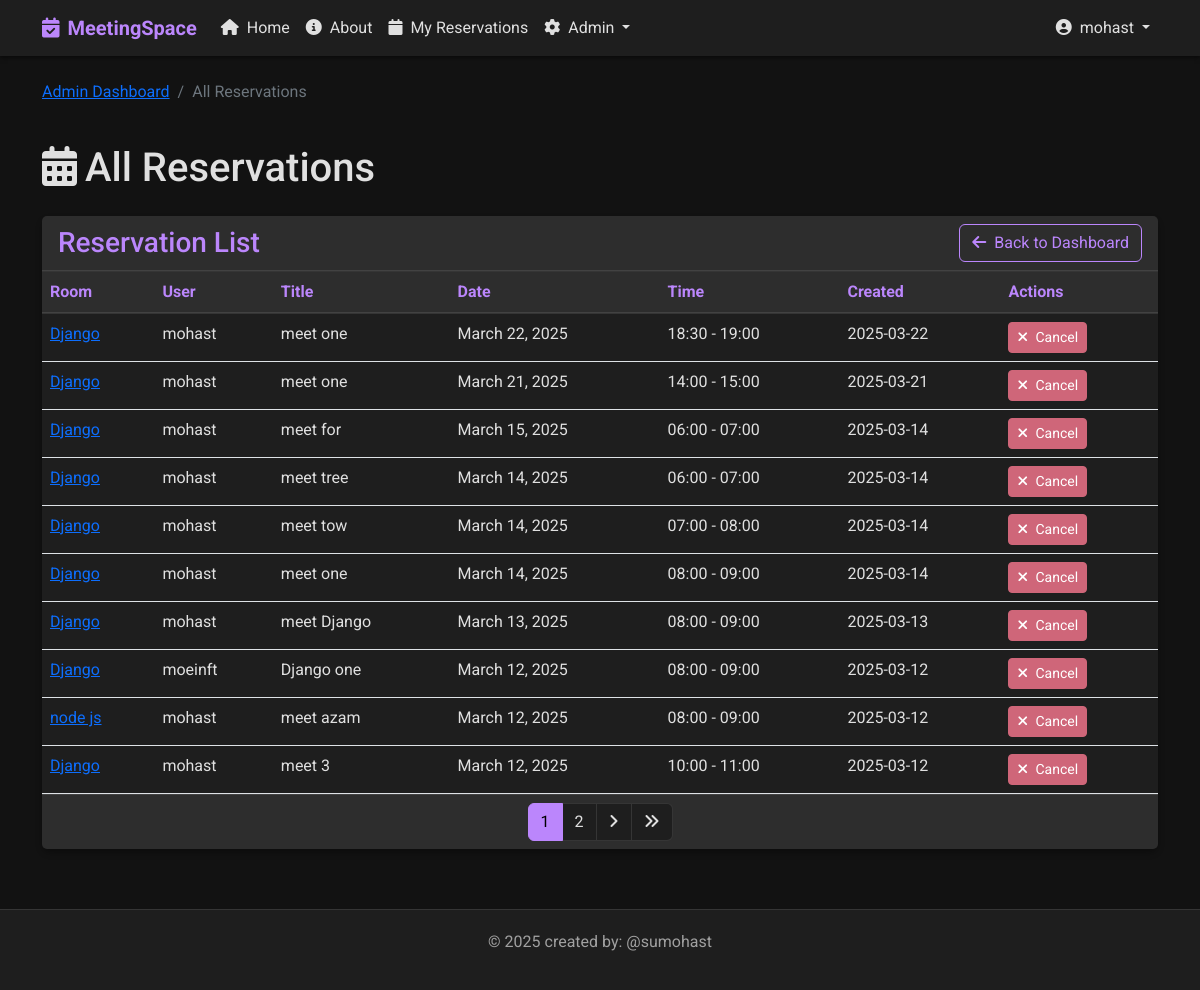
Before: /admin-reservations/ (signed in) with the older database file.
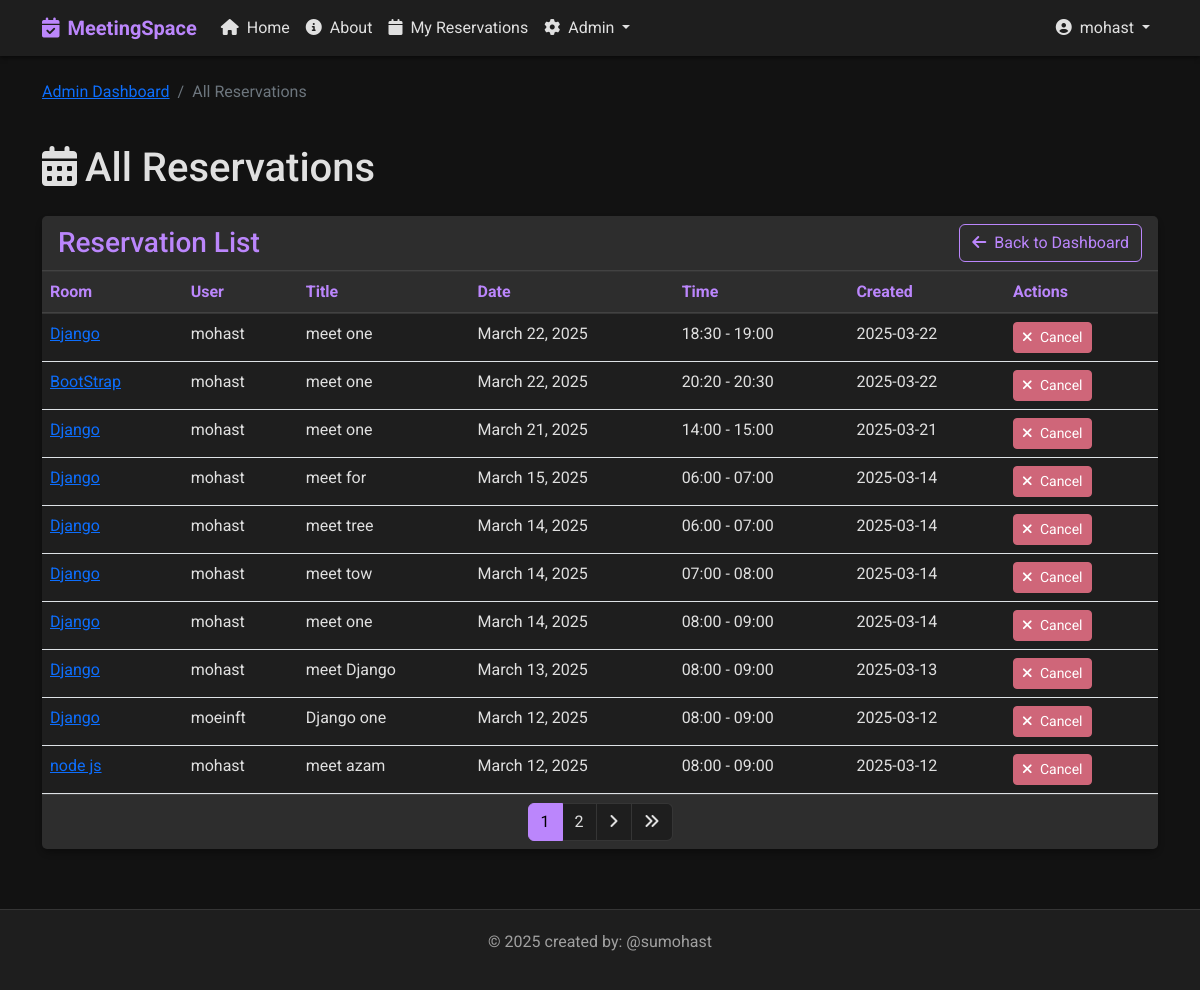
After: the same page with the newer database file.
### base/models.py (models this page shows, shortened)
class Reservation(models.Model):
    participant_count = models.IntegerField(default=1, help_text="Number of participants")
    room = models.ForeignKey(Room, on_delete=models.CASCADE)
    user = models.ForeignKey(User, on_delete=models.CASCADE)
    title = models.CharField(max_length=200)
    description = models.TextField(null=True, blank=True)
    date = models.DateField()
    start_time = models.TimeField()
    end_time = models.TimeField()
    participants_emails = models.TextField(null=True, blank=True,
                                          help_text="Enter email addresses separated by commas")
    reminder_sent = models.BooleanField(default=False) # this field is used to track if a reminder has been sent for this reservation
    created = models.DateTimeField(auto_now_add=True)
    updated = models.DateTimeField(auto_now=True)
    class Meta:
        ordering = ['date', 'start_time']
        constraints = [
            models.UniqueConstraint(
                fields=['room', 'date', 'start_time'],
                name='unique_reservation'
            )
        ]

class Room(models.Model):
    name = models.CharField(max_length=100)
    capacity = models.IntegerField(default=10)
    has_projector = models.BooleanField(default=False)
    has_whiteboard = models.BooleanField(default=False)
    has_video_conference = models.BooleanField(default=False)
    description = models.TextField(null=True, blank=True)
    created = models.DateTimeField(auto_now_add=True)
    updated = models.DateTimeField(auto_now=True)
    class Meta: # this class is used to define metadata for the model , for example when we want to sort the rooms by name
        ordering = ['name']

### base/views.py (the view)
# urls.py: path('admin-reservations/', views.admin_reservations, name="admin-reservations"),
@login_required
@staff_member_required
def admin_reservations(request):
    reservations_list = Reservation.objects.all().order_by('-date', 'start_time')
    paginator = Paginator(reservations_list, 10)  # Show 10 reservations per page
    page = request.GET.get('page')
    try:
        reservations = paginator.page(page)
    except PageNotAnInteger:
        reservations = paginator.page(1)
    except EmptyPage:
        reservations = paginator.page(paginator.num_pages)
    context = {
        'reservations': reservations,
    }
    return render(request, 'base/admin_reservations.html', context)

### templates/base/admin_reservations.html (shortened to what this page needs)
{% extends 'main.html' %}
{% load static %}
{% block content %}
<div class="row mb-4">
    <div class="col-12">
        <nav aria-label="breadcrumb">
            <ol class="breadcrumb">
                <li class="breadcrumb-item"><a href="{% url 'admin-dashboard' %}">Admin Dashboard</a></li>
                <li class="breadcrumb-item active">All Reservations</li>
            </ol>
        </nav>
    </div>
</div>
<div class="row mb-4">
    <div class="col-12 d-flex justify-content-between align-items-center">
        <h1 class="mb-0"><i class="fas fa-calendar-alt me-2"></i>All Reservations</h1>
    </div>
</div>
<div class="row mb-4">
    <div class="col-12">
        <div class="card">
            <div class="card-header d-flex justify-content-between align-items-center">
                <h3 class="mb-0">Reservation List</h3>
                <div>
                    <a href="{% url 'admin-dashboard' %}" class="btn btn-outline-primary">
                        <i class="fas fa-arrow-left me-1"></i> Back to Dashboard
                    </a>
                </div>
            </div>
            <div class="card-body p-0">
                {% if reservations %}
                <div class="table-responsive">
                    <table class="table mb-0">
                        <thead>
                            <tr>
                                <th>Room</th>
                                <th>User</th>
                                <th>Title</th>
                                <th>Date</th>
                                <th>Time</th>
                                <th>Created</th>
                                <th>Actions</th>
                            </tr>
                        </thead>
                        <tbody>
                            {% for reservation in reservations %}
                            <tr>
                                <td>
                                    <a href="{% url 'room-detail' reservation.room.id %}">
                                        {{ reservation.room.name }}
                                    </a>
                                </td>
                                <td>{{ reservation.user.username }}</td>
                                <td>{{ reservation.title }}</td>
                                <td>{{ reservation.date }}</td>
                                <td>{{ reservation.start_time|time:"H:i" }} - {{ reservation.end_time|time:"H:i" }}</td>
                                <td>{{ reservation.created|date:"Y-m-d" }}</td>
                                <td>
                                    <a href="{% url 'cancel-reservation' reservation.id %}" class="btn btn-sm btn-danger">
                                        <i class="fas fa-times me-1"></i> Cancel
                                    </a>
                                </td>
                            </tr>
                            {% endfor %}
                        </tbody>
                    </table>
                </div>
                {% else %}
                <div class="card-body">
                    <p class="text-center">No reservations found.</p>
                </div>
                {% endif %}
            </div>
            {% if reservations.has_other_pages %}
            <div class="card-footer">
                <nav aria-label="Pagination">
                    <ul class="pagination justify-content-center mb-0">
                        {% for num in reservations.paginator.page_range %}
                            {% if reservations.number == num %}
                            <li class="page-item active">
                                <span class="page-link">{{ num }}</span>
                            </li>
                            {% elif num > reservations.number|add:'-3' and num < reservations.number|add:'3' %}
                            <li class="page-item">
                                <a class="page-link" href="?page={{ num }}">{{ num }}</a>
                            </li>
                            {% endif %}
                        {% endfor %}
                        {% if reservations.has_next %}
                        <li class="page-item">
                            <a class="page-link" href="?page={{ reservations.next_page_number }}">
                                <i class="fas fa-angle-right"></i>
                            </a>
                        </li>
                        <li class="page-item">
                            <a class="page-link" href="?page={{ reservations.paginator.num_pages }}">
                                <i class="fas fa-angle-double-right"></i>
                            </a>
                        </li>
                        {% endif %}
                    </ul>
                </nav>
            </div>
            {% endif %}
        </div>
    </div>
</div>
{% endblock %}

### templates/main.html (shortened to what this page needs)
{% load static %}
<!DOCTYPE html>
<html lang="en">
<head>
    <link href="https://cdn.jsdelivr.net/npm/bootstrap@5.2.3/dist/css/bootstrap.min.css" rel="stylesheet">
    <link rel="stylesheet" href="https://cdnjs.cloudflare.com/ajax/libs/font-awesome/6.4.0/css/all.min.css">
    <link rel="stylesheet" href="{% static 'css/dark-theme.css' %}">
</head>
<body>
    <nav class="navbar navbar-expand-lg navbar-dark mb-4">
        <div class="container">
            <a class="navbar-brand" href="{% url 'home' %}">
                <i class="fas fa-calendar-check me-2"></i>MeetingSpace
            </a>
            <div class="collapse navbar-collapse" id="navbarNav">
                <ul class="navbar-nav me-auto">
                    <li class="nav-item">
                        <a class="nav-link {% if request.path == '/' %}active{% endif %}" href="{% url 'home' %}">
                            <i class="fas fa-home me-1"></i> Home
                        </a>
                    </li>
                    <li class="nav-item">
                        <a class="nav-link {% if 'about' in request.path %}active{% endif %}" href="{% url 'about' %}">
                            <i class="fas fa-info-circle me-1"></i> About
                        </a>
                    {% if user.is_authenticated %}
                        <li class="nav-item">
                            <a class="nav-link {% if 'my-reservations' in request.path %}active{% endif %}" href="{% url 'user-reservations' %}">
                                <i class="fas fa-calendar me-1"></i> My Reservations
                            </a>
                        </li>
                        {% if user.is_staff %}
                            <li class="nav-item dropdown">
                                <a class="nav-link dropdown-toggle" href="#" role="button" data-bs-toggle="dropdown">
                                    <i class="fas fa-cog me-1"></i> Admin
                                </a>
                            </li>
                        {% endif %}
                    {% endif %}
                </ul>
                <ul class="navbar-nav">
                    {% if user.is_authenticated %}
                        <li class="nav-item dropdown">
                            <a class="nav-link dropdown-toggle" href="#" role="button" data-bs-toggle="dropdown">
                                <i class="fas fa-user-circle me-1"></i> {{ user.username }}
                            </a>
                        </li>
                    {% endif %}
                </ul>
            </div>
        </div>
    </nav>
    <div class="container my-4">
        {% block content %}{% endblock %}
    </div>
    <footer>
        <div class="container">
            <p>&copy; {% now "Y" %} created by: @sumohast </p>
        </div>
    </footer>
</body>
</html>

### static/css/dark-theme.css (style rules this page uses)
:root { --dark-bg: #121212; --dark-surface: #1e1e1e; --dark-surface-2: #2d2d2d; --dark-text: #e0e0e0; --dark-text-secondary: #a0a0a0; --primary: #bb86fc; --primary-variant: #3700b3; --secondary: #03dac6; --error: #cf6679; --success: #4caf50; --warning: #ff9800; --info: #2196f3; }
body { background-color: var(--dark-bg); color: var(--dark-text); font-family: 'Roboto', sans-serif; margin: 0; padding: 0; }
.navbar { background-color: var(--dark-surface); box-shadow: 0 2px 4px rgba(0, 0, 0, 0.5); }
.navbar-brand { color: var(--primary) !important; font-weight: bold; }
.nav-link { color: var(--dark-text) !important; }
.card { background-color: var(--dark-surface); border: none; border-radius: 8px; box-shadow: 0 4px 6px rgba(0, 0, 0, 0.3); margin-bottom: 20px; transition: transform 0.2s, box-shadow 0.2s; }
.card-header { background-color: var(--dark-surface-2); border-bottom: 1px solid rgba(255, 255, 255, 0.1); color: var(--primary); font-weight: bold; }
.card-body { padding: 20px; }
.card-footer { background-color: var(--dark-surface-2); border-top: 1px solid rgba(255, 255, 255, 0.1); }
.btn-danger { background-color: var(--error); border-color: var(--error); }
.btn-outline-primary { color: var(--primary); border-color: var(--primary); }
.table { color: var(--dark-text); }
.table thead th { background-color: var(--dark-surface-2); border-bottom: 2px solid rgba(255, 255, 255, 0.1); color: var(--primary); }
.table td, .table th { border-top: 1px solid rgba(255, 255, 255, 0.1); }
.page-link { background-color: var(--dark-surface); border: 1px solid rgba(255, 255, 255, 0.1); color: var(--dark-text); }
.page-item.active .page-link { background-color: var(--primary); border-color: var(--primary); color: #000; }
footer { background-color: var(--dark-surface); border-top: 1px solid rgba(255, 255, 255, 0.1); color: var(--dark-text-secondary); margin-top: 40px; padding: 20px 0; text-align: center; }

Changed rows visible on the page:
no longer on this page (row unchanged): Reservation: room.name "Django", user.username "mohast", title "meet 3", date "March 12, 2025", start_time "10:00", end_time "11:00", created "2025-03-12"
added Reservation: room.name "BootStrap", user.username "mohast", title "meet one", date "March 22, 2025", start_time "20:20", end_time "20:30", created "2025-03-22"
